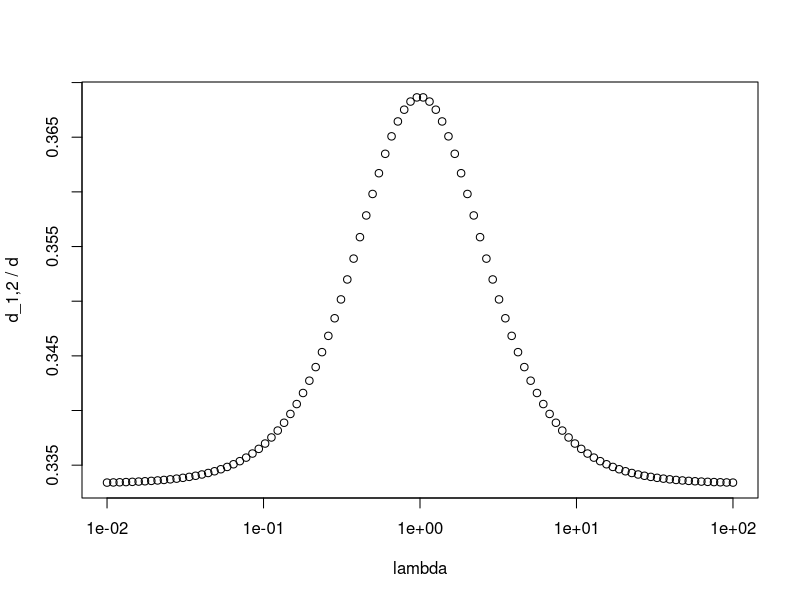

Recreate this plot in R.
dist_func <- function(a,lambda) {
  b <- a/lambda
  d <- sqrt(a**2+b**2)
  return(1/15*(a*lambda**2+b/(lambda**2)+d*(3-lambda**2-1/(lambda**2))+5/2*(b/lambda*log((a+d)/b)+a*lambda*log((b+d)/a))))
}

ndata = exp(seq(log(.01),log(100),length.out = 100))
print(ndata)

png('p3_distplot.png')
plot(
  ndata,
  dist_func(1,ndata)/sqrt(1+(1/ndata)**2),
  log = 'x',
  xlab = 'lambda',
  ylab = 'd_1,2 / d')
